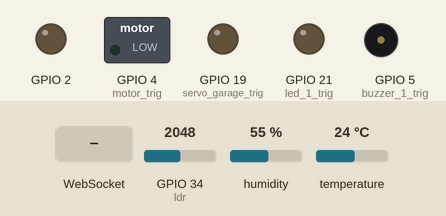
Recording of a sketch running on a simulated ESP32. Shown: switched loads named in the sketch (green lamp = pin HIGH), output pins drawn as LEDs (lit = HIGH), buzzer (waves = sounding, pin HIGH). Wiring (inferred from the names in the program): 2 × IR receiver: data GPIO 22 / data GPIO 23. The test bench sets the inputs (shaded band); at power-on: temperature 24 °C, GPIO 34 (ldr) = 2048, humidity 55 % (analog values on the 0–4095 scale). WiFi joins after 1.5 s; servers stay silent unless stated; what the sketch prints to the serial monitor is not drawn.

Above: at 2.7 s.
2.8 s: WebSocket text "S1.1" received
At 3.3 s:
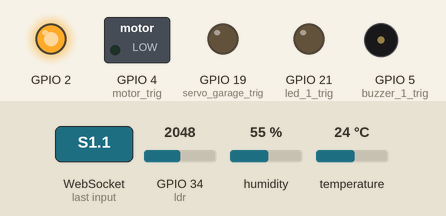
4.3 s: temperature set to 39 °C
6.4 s: temperature set to 42 °C
At 10.2 s:
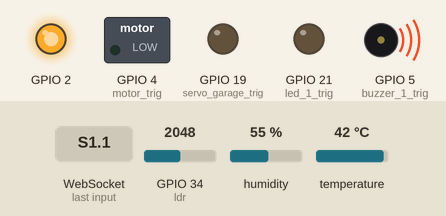
10.7 s: WebSocket text "S1.0" received
At 11.7 s:
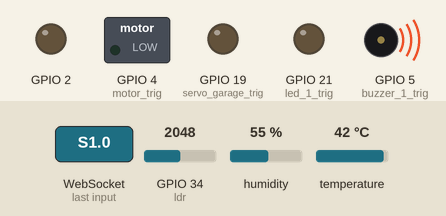
12.2 s: WebSocket text "S2.1" received
At 12.8 s:
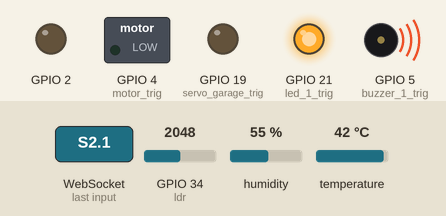
13.7 s: WebSocket text "S3.1" received
At 14.0 s:
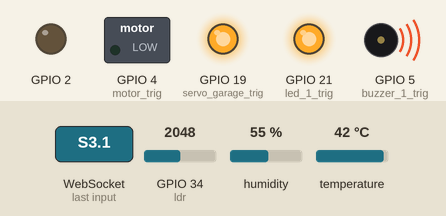
Timing chart, 0 to 16.2 s (numbered marks = the images above; inputs shaded):
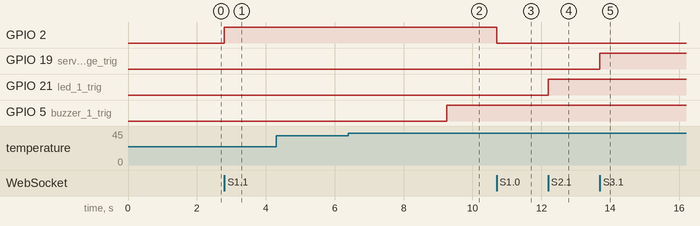

The sketch:

Websocket2.ino
```cpp
//...http://shawnhymel.com/1675/arduino-websocket-server-using-an-esp32/

#include <WiFi.h>
#include <WebSocketsServer.h>
#include <DHT.h>

/*----Initialization----*/
TaskHandle_t SensorRead;

#define dhtpin 18
#define dhttype DHT11
DHT dht(dhtpin, dhttype);

#define ir_first 22
#define ir_second 23

#define ldr 34

#define led_1_trig 21
#define servo_garage_trig 19

#define buzzer_1_trig 5

#define motor_trig 4
/*-----------------------*/

/*---------->Global Data<----------*/
float h = 0;
float t = 0;
int trigger1 = 0;
int trigger2 = 0;
int toggle = 0;
String toggleData, temperature = "nan", humidity="nan";
bool manualControl = false;
/*---------------------------------*/

const char* ssid = "TEGAS";
const char* password = "tegasfeb2012";

/*--->Websocket communication string<---*/
const char LOKI[]="S1";
const char LOKI2[]="S2";
const char LOKI3[]="S3";
const char LOKI4[]="S4";
const char LOKI5[]="S5";
String str;
String outCondition = "";
String servo = "Closed;";
String lightLevel = "Dark;";
String fan = "FanOff;";
/*--------------------------------------*/

WebSocketsServer webSocket = WebSocketsServer(80);

void onWebSocketEvent(uint8_t num,WStype_t type,uint8_t * payload,size_t length){   // Called when receiving any WebSocket message
  switch(type){   // Figure out the type of WebSocket event

    case WStype_DISCONNECTED:{   // Client has disconnected
      Serial.printf("[%u] Disconnected!\n", num);
      manualControl = false;
    }
    break;

    case WStype_CONNECTED:{   // New client has connected
      manualControl = true;
      IPAddress ip = webSocket.remoteIP(num);
      Serial.printf("[%u] Connection from ", num);
      Serial.println(ip.toString());
    }
    break;


    case WStype_TEXT:{  // This is where the input from flutter are handled.....
      outCondition = "";
      //Serial.printf("[%u] Text: %s\n", num, payload);

      str=(char*)payload;

      if(str != "check"){
        Serial.println(str);
      }

      if(str=="S0.0"){
        manualControl = false;
      }
      else if(str=="S0.1"){
        manualControl = true;
      }

      if(manualControl == true){
        if(str=="S1.0"){
          digitalWrite(2,LOW);
        }
        else if(str == "S1.1"){
          digitalWrite(2,HIGH);
        }
        else  if(str=="S2.0"){
          digitalWrite(led_1_trig, LOW);
        }
        else  if(str=="S2.1"){
          digitalWrite(led_1_trig, HIGH);
        }
        else  if(str=="S3.0"){
          digitalWrite(servo_garage_trig, LOW);
        }
        else  if(str=="S3.1"){
          digitalWrite(servo_garage_trig, HIGH);
        }
        else  if(str=="S4.0"){
          digitalWrite(motor_trig, LOW);
        }
        else  if(str=="S4.1"){
          digitalWrite(motor_trig, HIGH);
        }

      }
      else{digitalWrite(servo_garage_trig, LOW);delay(10);}

/*------------> This section is to periodically send statuses (e.g: LED status) back to Flutter <------------*/
      if(str == "check"){
        /*-------LED Status-------*/
        if(digitalRead(2) == HIGH){
          outCondition += "LED1on;";
        }
        else if(digitalRead(2) == LOW){
          outCondition += "LED1off;";
        }

        if(digitalRead(21) == HIGH){
          outCondition += "LED2on;";
        }
        else if(digitalRead(21) == LOW){
          outCondition += "LED2off;";
        }
        /*------------------------*/
        /*-------Headcount--------*/
        toggleData = String(toggle);
        toggleData += ";";
        outCondition += toggleData;
        /*------------------------*/
        /*------Control mode------*/
        if(manualControl == true){
          outCondition += "ManCont;";
        }
        else{
          outCondition += "Auto;";
        }
        /*------------------------*/
        /*------Servo status------*/
        if(digitalRead(servo_garage_trig) == LOW){
          servo = "Closed;";
        }
        else if(digitalRead(servo_garage_trig) == HIGH){
          servo = "Opened;";
        }
        outCondition += servo;
        /*------------------------*/
        /*------Temp & Humid------*/
        if(!isnan(t) || !isnan(h)){
          temperature = String(t);
          humidity = String(h);
        }
        outCondition += temperature + ";" + humidity + ";";
        /*-------LDR Status-------*/
        outCondition += lightLevel;
        /*------------------------*/
        /*-------Fan Status-------*/
        if(digitalRead(motor_trig) == LOW){
          fan = "FanOff;";
        }
        else if(digitalRead(motor_trig) == HIGH){
          fan = "FanOn;";
        }
        outCondition += fan;
        /*------------------------*/

        webSocket.sendTXT(num, outCondition);
        delay(100);
      }
    }
/*-------------------------------------------------------------------------------------------------------------*/
    break;


    // For everything else: do nothing
    case WStype_BIN:
    case WStype_ERROR:
    case WStype_FRAGMENT_TEXT_START:
    case WStype_FRAGMENT_BIN_START:
    case WStype_FRAGMENT:
    case WStype_FRAGMENT_FIN:
    default:
      break;
  }
}

void setup() {
  pinMode(2,OUTPUT);
  pinMode(ldr, INPUT);
  pinMode(led_1_trig,OUTPUT);
  pinMode(ir_first,INPUT);
  pinMode(ir_second,INPUT);
  pinMode(servo_garage_trig, OUTPUT);
  pinMode(buzzer_1_trig, OUTPUT);
  pinMode(motor_trig,OUTPUT);

  analogReadResolution(10);

  dht.begin();

  xTaskCreatePinnedToCore(
    getSensorReading,
    "SensorRead",
    10000,
    NULL,
    1,
    &SensorRead,
    0
  );

  Serial.begin(115200);

  Serial.println("Connecting");
  WiFi.begin(ssid, password);
  while( WiFi.status() != WL_CONNECTED ){
    delay(500);
    Serial.print(".");
  }

  Serial.println("Connected!");
  Serial.print("My IP address: ");
  Serial.println(WiFi.localIP());   // Print our IP address

  webSocket.begin();    // Start WebSocket server and assign callback
  webSocket.onEvent(onWebSocketEvent);

}

void getSensorReading(void * pvParameters){
  int dhtCounter = 25;
  int lightVal = analogRead(ldr);

  for(;;){
    int counter = 0; //Reset IR counter to 0 every iteration
    toggle = constrain(toggle,0,1000);

/*--------------------> LDR Reading <-------------------*/
    lightVal = analogRead(ldr);
    if(lightVal < 400){
      lightLevel = "Dark;";
    }
    else{
      lightLevel = "Bright;";
    }
/*------------------------------------------------------*/
/*--------------------> DHT Reading <-------------------*/
    if(dhtCounter == 40){
      h = dht.readHumidity();
      t = dht.readTemperature();
      dhtCounter = 0;
    }
/*------------------------------------------------------*/
/*-----------------> IR Directional <-------------------*/
    int ir1_status = digitalRead(ir_first);
    int ir2_status = digitalRead(ir_second);
    if(ir1_status == 0 && trigger2 == 0){
      trigger1 = 1;
      //Serial.print("IR1 activated. Awaiting IR2");
      while(trigger1 == 1){
        if(digitalRead(ir_second) == 0){
          //Serial.println("!");
          toggle++;
          trigger1 = 0;
        }
        else if(counter == 100){
          //Serial.println("");
          trigger1 = 0;
        }
        counter++;
        delay(10);
      }
    }
    if(ir2_status == 0 && trigger1 == 0){
      //Serial.print("IR2 activated. Awaiting IR1");
      trigger2 = 1;
      while(trigger2 == 1){
        if(digitalRead(ir_first) == 0){
          //Serial.println("!");
          toggle--;
          trigger2 = 0;
        }
        else if(counter == 100){
          //Serial.println("");
          trigger2 = 0;
        }
        counter++;
        delay(10);
      }
    }
/*--------------------------------------------------------*/
/*-------------------> Output section <-------------------*/
    if(t > 40){
      digitalWrite(buzzer_1_trig, HIGH);
    }
    else{
      digitalWrite(buzzer_1_trig, LOW);
    }

    if(manualControl == false){
      if(toggle > 0 && lightVal < 450){
        digitalWrite(led_1_trig, HIGH);
      }
      else if(toggle == 0 || lightVal >= 450){
        digitalWrite(led_1_trig, LOW);
      }

      if(toggle > 0 && t >= 30){
        digitalWrite(motor_trig, HIGH);
      }
      else if(toggle == 0 || t < 30){
        digitalWrite(motor_trig, LOW);
      }
      delay(10);
    }
    else{
      delay(100);
    }
    dhtCounter++;
  }
}

void loop() {
  webSocket.loop();
}
```

Measured:
- the behaviour switches between 40 and 41 °C on temperature (found by bisection; images 1 and 2)
- after the input at 2.8 s, GPIO 2: LOW → HIGH at once
- after the input at 4.3 s, every drawn part: stays the same
- after the input at 6.4 s, GPIO 5 (buzzer_1_trig): LOW → HIGH after 2.9 s
- after the input at 10.7 s, GPIO 2: HIGH → LOW at once
- after the input at 12.2 s, GPIO 21 (led_1_trig): LOW → HIGH at once
- after the input at 13.7 s, GPIO 19 (servo_garage_trig): LOW → HIGH at once
